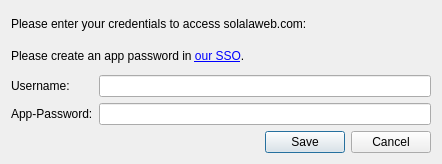
<?xml version="1.0" encoding="UTF-8"?>
<ui version="4.0">
 <class>ImportCredentialsDialog</class>
 <widget class="QDialog" name="ImportCredentialsDialog">
  <property name="geometry">
   <rect>
    <x>0</x>
    <y>0</y>
    <width>442</width>
    <height>164</height>
   </rect>
  </property>
  <property name="windowTitle">
   <string>Import Credentials</string>
  </property>
  <layout class="QVBoxLayout" name="verticalLayout">
   <item>
    <widget class="QLabel" name="labelTitle">
     <property name="text">
      <string>Please enter your credentials to access solalaweb.com:</string>
     </property>
    </widget>
   </item>
   <item>
    <widget class="QLabel" name="label">
     <property name="text">
      <string>Please create an app password in &lt;a href=&quot;https://auth.go-e.com/if/user/#/settings;{%22page%22:%22page-tokens%22}&quot;&gt;our SSO&lt;/a&gt;.</string>
     </property>
     <property name="openExternalLinks">
      <bool>true</bool>
     </property>
     <property name="textInteractionFlags">
      <set>Qt::TextInteractionFlag::TextBrowserInteraction</set>
     </property>
    </widget>
   </item>
   <item>
    <layout class="QFormLayout" name="formLayout">
     <item row="1" column="0">
      <widget class="QLabel" name="labelUsername">
       <property name="text">
        <string>Username:</string>
       </property>
       <property name="buddy">
        <cstring>lineEditUsername</cstring>
       </property>
      </widget>
     </item>
     <item row="2" column="0">
      <widget class="QLabel" name="labelPassword">
       <property name="text">
        <string>App-Password:</string>
       </property>
       <property name="buddy">
        <cstring>lineEditPassword</cstring>
       </property>
      </widget>
     </item>
     <item row="1" column="1">
      <widget class="QLineEdit" name="lineEditUsername"/>
     </item>
     <item row="2" column="1">
      <widget class="QLineEdit" name="lineEditPassword"/>
     </item>
    </layout>
   </item>
   <item>
    <widget class="QDialogButtonBox" name="buttonBox">
     <property name="orientation">
      <enum>Qt::Orientation::Horizontal</enum>
     </property>
     <property name="standardButtons">
      <set>QDialogButtonBox::StandardButton::Cancel|QDialogButtonBox::StandardButton::Save</set>
     </property>
    </widget>
   </item>
  </layout>
 </widget>
 <resources/>
 <connections>
  <connection>
   <sender>buttonBox</sender>
   <signal>accepted()</signal>
   <receiver>ImportCredentialsDialog</receiver>
   <slot>accept()</slot>
   <hints>
    <hint type="sourcelabel">
     <x>248</x>
     <y>254</y>
    </hint>
    <hint type="destinationlabel">
     <x>157</x>
     <y>274</y>
    </hint>
   </hints>
  </connection>
  <connection>
   <sender>buttonBox</sender>
   <signal>rejected()</signal>
   <receiver>ImportCredentialsDialog</receiver>
   <slot>reject()</slot>
   <hints>
    <hint type="sourcelabel">
     <x>316</x>
     <y>260</y>
    </hint>
    <hint type="destinationlabel">
     <x>286</x>
     <y>274</y>
    </hint>
   </hints>
  </connection>
 </connections>
</ui>
